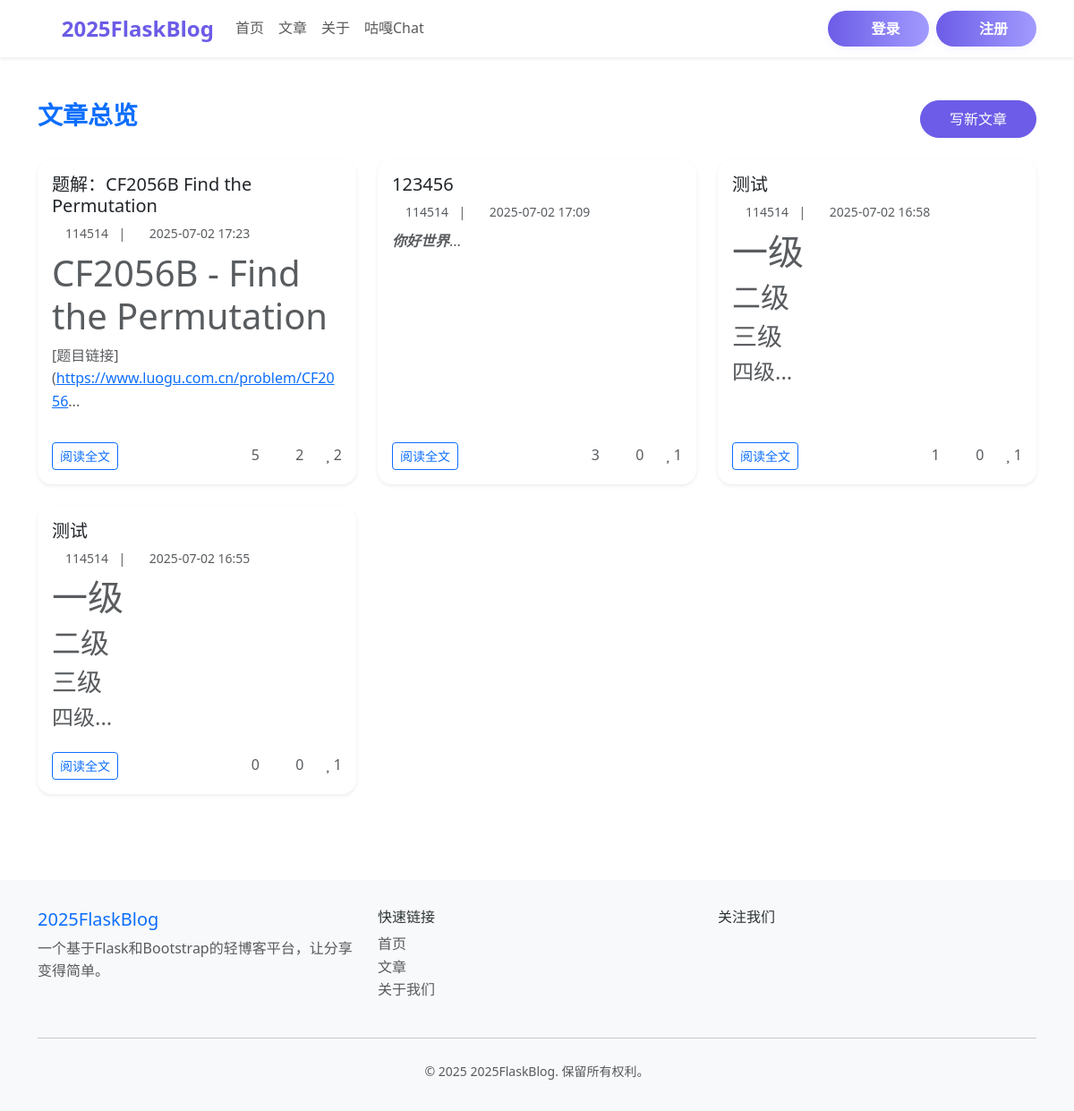
Page /post on the committed database.
### app/models.py (models this page shows, shortened)
class Post(db.Model):
    __tablename__ = 'posts'
    id = db.Column(db.Integer, primary_key=True)
    title = db.Column(db.String(120), nullable=False)
    content = db.Column(db.Text, nullable=False)
    summary = db.Column(db.String(255))
    created_at = db.Column(db.DateTime, default=lambda: datetime.now(timezone.utc))
    updated_at = db.Column(db.DateTime, default=lambda: datetime.now(timezone.utc), onupdate=lambda: datetime.now(timezone.utc))
    views = db.Column(db.Integer, default=0)
    author_id = db.Column(db.Integer, db.ForeignKey('users.id'), nullable=False)
    is_published = db.Column(db.Boolean, default=True)
    is_featured = db.Column(db.Boolean, default=False)
    is_deleted = db.Column(db.Boolean, default=False)
    comments = db.relationship('Comment', backref='post', lazy='dynamic', cascade='all, delete-orphan')
    likes = db.relationship('Like', backref='post', lazy='dynamic', cascade='all, delete-orphan')
    def get_comments_count(self):
        return self.comments.filter_by(is_approved=True, is_deleted=False).count()
    def get_likes_count(self):
        return self.likes.count()

class User(UserMixin, db.Model):
    __tablename__ = 'users'
    id = db.Column(db.Integer, primary_key=True)
    username = db.Column(db.String(80), unique=True, nullable=False, index=True)
    email = db.Column(db.String(120), unique=True, nullable=False, index=True)
    password_hash = db.Column(db.String(255), nullable=False)
    first_name = db.Column(db.String(50), nullable=True)
    last_name = db.Column(db.String(50), nullable=True)
    bio = db.Column(db.Text, nullable=True)
    avatar_url = db.Column(db.String(255), nullable=True)
    is_active = db.Column(db.Boolean, default=True)
    is_admin = db.Column(db.Boolean, default=False)
    created_at = db.Column(db.DateTime, default=lambda: datetime.now(timezone.utc))
    updated_at = db.Column(db.DateTime, default=lambda: datetime.now(timezone.utc), onupdate=lambda: datetime.now(timezone.utc))
    last_login = db.Column(db.DateTime, nullable=True)
    posts = db.relationship('Post', backref='author', lazy='dynamic', cascade='all, delete-orphan')
    comments = db.relationship('Comment', backref='author', lazy='dynamic', cascade='all, delete-orphan')
    likes = db.relationship('Like', backref='author', lazy='dynamic', cascade='all, delete-orphan')

### app/routes.py (the view)
@main_bp.route('/post')
def post_list():
    posts = Post.query.filter_by(is_published=True).order_by(Post.created_at.desc()).all()
    return render_template('post/post.html', posts=posts)

### app.py (called while the page is built)
@app.context_processor
def inject_user():
    return dict(current_user=current_user)

### app/templates/post/post.html (shortened to what this page needs)
{% extends "base.html" %}
{% block extra_css %}
<link rel="stylesheet" href="{{ url_for('static', filename='css/github.min.css') }}">
{% endblock %}
{% block content %}
<div class="container py-5">
    <div class="row mb-4">
        <div class="col-lg-8">
            <h3 class="fw-bold text-primary">文章总览</h3>
        </div>
        <div class="col-lg-4 text-lg-end">
            <a href="{{ url_for('main.create_post') }}" class="btn btn-primary">写新文章</a>
        </div>
    </div>
    <div class="row g-4">
        {% if posts %}
            {% for post in posts %}
            <div class="col-md-6 col-lg-4">
                <div class="card h-100 shadow-sm border-0 rounded-4">
                    <div class="card-body d-flex flex-column">
                        <h5 class="card-title mb-2">
                            <a href="{{ url_for('main.post_detail', post_id=post.id) }}" class="text-decoration-none text-dark">
                                {{ post.title }}
                            </a>
                        </h5>
                        <div class="mb-2 text-muted small">
                            <i class="fas fa-user me-1"></i>{{ post.author.username }}
                            <span class="mx-2">|</span>
                            <i class="fas fa-clock me-1"></i>{{ post.created_at.strftime('%Y-%m-%d %H:%M') }}
                        </div>
                        <div class="card-text text-muted flex-grow-1 article-preview" id="preview-{{ post.id }}">
                        </div>
                        <div class="mt-3 d-flex justify-content-between align-items-center">
                            <a href="{{ url_for('main.post_detail', post_id=post.id) }}" class="btn btn-sm btn-outline-primary">阅读全文</a>
                            <div class="d-flex gap-4 text-muted align-items-center fs-6">
                                <span title="阅读数"><i class="fas fa-eye me-1"></i>{{ post.views or 0 }}</span>
                                <span title="评论数"><i class="fas fa-comment me-1"></i>{{ post.get_comments_count() }}</span>
                                <span title="点赞数"><i class="fas fa-heart me-1"></i>{{ post.get_likes_count() }}</span>
                            </div>
                        </div>
                    </div>
                </div>
            </div>
            {% endfor %}
        {% else %}
            <div class="col-12">
                <div class="alert alert-info text-center mb-0">
                    暂无文章。
                </div>
            </div>
        {% endif %}
    </div>
</div>
{% endblock %}

### app/templates/base.html (shortened to what this page needs)
<!DOCTYPE html>
<html lang="zh-CN">
<head>
    <link href="{{ url_for('static', filename='css/bootstrap.min.css') }}" rel="stylesheet">
    {% block extra_css %}{% endblock %}
</head>
<body>
    <nav class="navbar navbar-expand-lg navbar-light bg-white shadow-sm sticky-top">
        <div class="container">
            <a class="navbar-brand" href="{{ url_for('main.index') }}">
                <i class="fas fa-blog me-2"></i>2025FlaskBlog
            </a>
            <div class="collapse navbar-collapse" id="navbarNav">
                <ul class="navbar-nav me-auto">
                    <li class="nav-item">
                        <a class="nav-link" href="{{ url_for('main.index') }}">首页</a>
                    </li>
                    <li class="nav-item">
                        <a class="nav-link" href="{{ url_for('main.post_list') }}">文章</a>
                    </li>
                    <li class="nav-item">
                        <a class="nav-link" href="{{ url_for('main.about') }}">关于</a>
                    </li>
                    <li class="nav-item">
                        <a class="nav-link" href="{{ url_for('main.guga') }}">咕嘎Chat</a>
                </ul>
                <ul class="navbar-nav">
                    {% if current_user.is_authenticated %}
                        <li class="nav-item dropdown">
                            <a class="nav-link dropdown-toggle" href="#" id="navbarDropdown" role="button" data-bs-toggle="dropdown">
                                <i class="fas fa-user me-1"></i>{{ current_user.username }}
                            </a>
                            <ul class="dropdown-menu">
                                <li><a class="dropdown-item" href="{{ url_for('main.user_profile', user_id=current_user.id) }}">个人资料</a></li>
                                <li><a class="dropdown-item" href="{{ url_for('main.my_posts') }}">我的文章</a></li>
                                <li><hr class="dropdown-divider"></li>
                                <li><a class="dropdown-item" href="{{ url_for('main.logout') }}">退出登录</a></li>
                            </ul>
                        </li>
                        <li class="nav-item">
                            <a class="btn btn-primary ms-2" href="{{ url_for('main.create_post') }}">写文章</a>
                        </li>
                    {% else %}
                        <li class="nav-item">
                            <a class="login-btn btn btn-primary" href="{{ url_for('main.login') }}">
                                <i class="fas fa-sign-in-alt me-1"></i>登录
                            </a>
                        </li>
                        <li class="nav-item">
                            <a class="register-btn btn btn-primary ms-2" href="{{ url_for('main.register') }}">
                                <i class="fas fa-user-plus me-1"></i>注册
                            </a>
                        </li>
                    {% endif %}
                </ul>
            </div>
        </div>
    </nav>
    <main>
        {% block content %}{% endblock %}
    </main>
    <footer class="footer">
        <div class="container">
            <div class="row">
                <div class="col-md-4">
                    <h5 class="text-primary">2025FlaskBlog</h5>
                    <p class="text-muted">一个基于Flask和Bootstrap的轻博客平台，让分享变得简单。</p>
                </div>
                <div class="col-md-4">
                    <h6>快速链接</h6>
                    <ul class="list-unstyled">
                        <li><a href="{{ url_for('main.index') }}" class="text-muted text-decoration-none">首页</a></li>
                        <li><a href="{{ url_for('main.post_list') }}" class="text-muted text-decoration-none">文章</a></li>
                        <li><a href="{{ url_for('main.about') }}" class="text-muted text-decoration-none">关于我们</a></li>
                    </ul>
                </div>
                <div class="col-md-4">
                    <h6>关注我们</h6>
                    <div class="d-flex gap-3">
                        <a href="#" class="text-muted"><i class="fab fa-github fa-lg"></i></a>
                        <a href="#" class="text-muted"><i class="fab fa-twitter fa-lg"></i></a>
                        <a href="#" class="text-muted"><i class="fab fa-linkedin fa-lg"></i></a>
                    </div>
                </div>
            </div>
            <hr class="my-4">
            <div class="text-center text-muted">
                <small>&copy; 2025 2025FlaskBlog. 保留所有权利。</small>
            </div>
        </div>
    </footer>
    <link rel="stylesheet" href="{{ url_for('static', filename='css/all.min.css') }}">
</body>
</html>

### rows in the picture
Post: title "题解：CF2056B Find the Permutation", author.username "114514", created_at "2025-07-02 17:23", views "5", get_comments_count "2", get_likes_count "2"
Post: title "123456", author.username "114514", created_at "2025-07-02 17:09", views "3", get_comments_count "0", get_likes_count "1"
Post: title "测试", author.username "114514", created_at "2025-07-02 16:58", views "1", get_comments_count "0", get_likes_count "1"
Post: title "测试", author.username "114514", created_at "2025-07-02 16:55", views "0", get_comments_count "0", get_likes_count "1"
